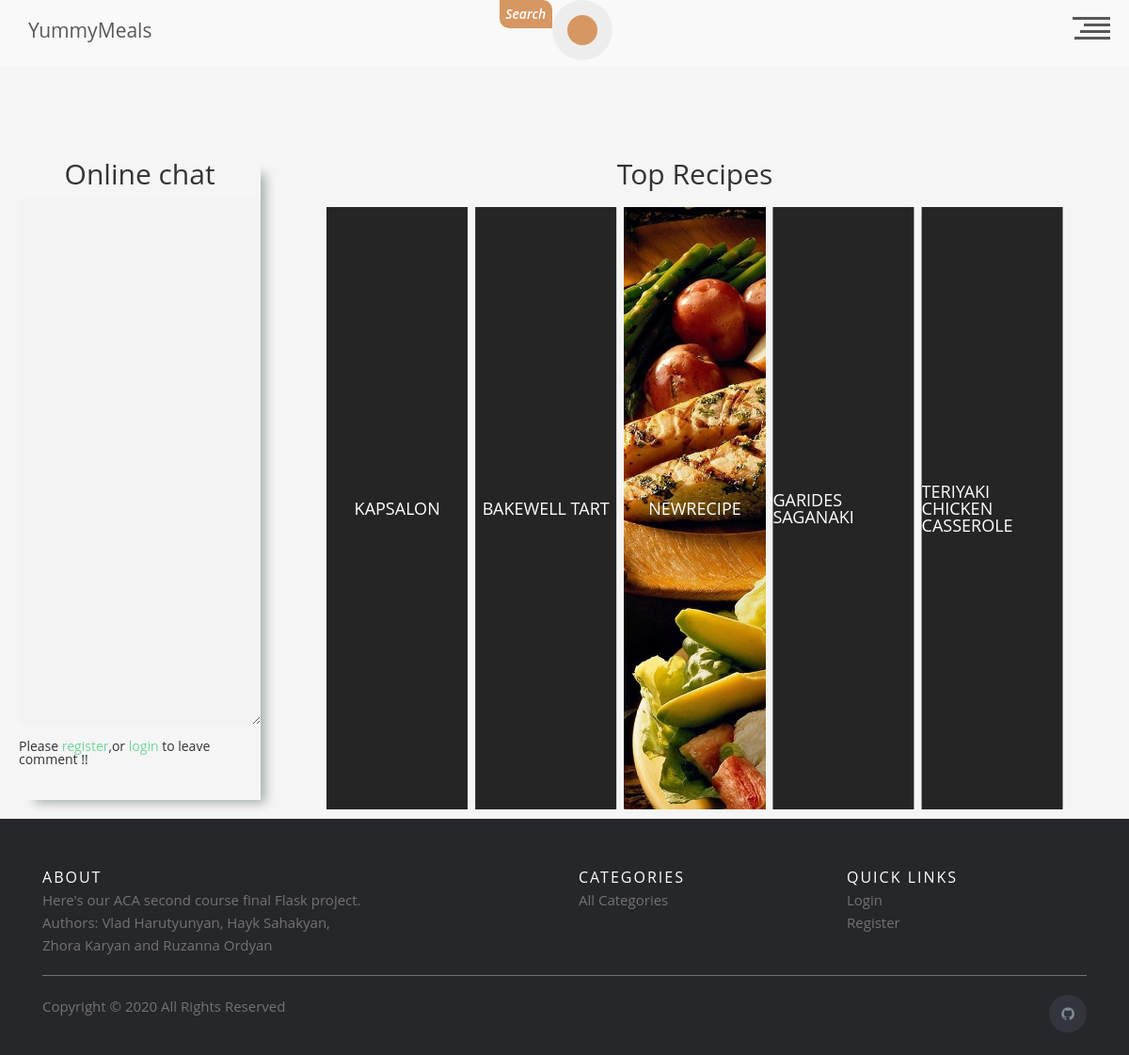
The page / on the database its author committed.
### app/meals/models.py (models this page shows, shortened)
class Meal(db.Model):
    __tablename__ = 'meal'
    id = Column(Integer, primary_key=True)
    name = Column(String)
    category_id = Column(Integer, ForeignKey('category.id'))
    area_id = Column(Integer, ForeignKey('area.id'))
    author_id = Column(Integer, ForeignKey('user.id'), default=1)
    instructions = Column(String)
    img_link = Column(String, default='default.jpg')
    tags = Column(String)
    video_link = Column(String)
    date_posted = Column(db.DateTime, nullable=False, default=datetime.utcnow)
    area = relationship("Area")
    category = relationship("Category")
    user = relationship("User")

### app/index/routes.py (the view)
@index_bp.route('/')
def index():
    mydict = {}
    for record in User_Favorite.query.all():
        mydict[record.meal_id] = len(User_Favorite.query.
                                     filter_by(meal_id=record.meal_id).all())
    res = dict(sorted(mydict.items(), key=itemgetter(1), reverse=True)[:5])
    tops = Meal.query.filter(Meal.id.in_(list(res.keys()))).all()
    tops = sorted(tops, key=lambda o: list(res.keys()).index(o.id))
    name = 'Guest'
    if current_user.is_authenticated:
        name =  current_user.username
    room =  'main_room'
    session['name'] = name
    session['room'] = room
    name = session.get('name', '')
    room = session.get('room', '')
    return render_template(
        'index_page.html',
        tops=tops,
        name=name,
        room=room)

### app/index/templates/index_page.html (shortened to what this page needs)
{% extends 'base.html' %}
{% block content %}
<link rel="stylesheet" href="{{url_for('index.static',filename='css/index.css') }}">
<link rel="stylesheet" type="text/css" href="{{url_for('index.static',filename='css/emoji/jquery.emojipicker.css') }}">
<div class="main_wrapper" style="display:flex; padding:20px auto;">
<div class='chat_sidebar' style="width:29%; margin-top:100px;">
  <link rel="stylesheet" type="text/css" href="{{url_for('index.static',filename='css/emoji/jquery.emojipicker.a.css') }}">
        <h1 style="font-size:30px;text-align:center;margin-bottom:10px;">Online chat</h1>
        <textarea id="chat" cols="80" rows="40" style="width:100%;" disabled></textarea><br><br>
        {% if current_user.is_authenticated %}
          <input id="text" size="80" placeholder="Enter your message here" style="width:100%; height:55px;"><br><br>
        {% else %}
          <p>Please <a href="{{url_for('users.register')}}">register</a>,or  <a href="{{url_for('users.login')}}">login</a> to leave comment !!</p>
        {% endif %}
</div>
<div class="cont s--inactive" style="width:100%;">
  <h1 style="font-size:30px;text-align:center;margin:20px auto;">Top Recipes</h1>
  <div class="cont__inner">
  {% for rec in range(tops|length)  %}
    <div class="el">
      <div class="el__overflow">
        <div class="el__inner">
          <div class="el__bg" style="background:url('{{tops[rec].img_link}}');background-size: cover"></div>
          <div class="el__preview-cont">
            <h2 class="el__heading">{{tops[rec].name}}</h2>
          </div>
        </div>
      </div>
      <div class="el__index">
        <div class="el__index-front">
        </div>
      </div>
    </div>
  {% endfor %}
  </div>
</div>
</div>
{% endblock content %}

### app/index/static/css/base.css (style rules this page uses)
* { margin: 0; padding: 0; outline: none; box-sizing: border-box; }
body { background-color: #ededed; }

### app/index/static/css/header.css (style rules this page uses)
html, div, span, applet, object, iframe, h1, h2, h3, h4, h5, h6, p, blockquote, pre, a, abbr, acronym, address, big, cite, code, del, dfn, em, img, ins, kbd, q, s, samp, small, strike, strong, sub, sup, tt, var, b, u, i, center, dl, dt, dd, ol, ul, li, fieldset, form, label, legend, table, caption, tbody, tfoot, thead, tr, th, td, article, aside, canvas, details, embed, figure, figcaption, footer, header, hgroup, menu, nav, output, ruby, section, summary, time, mark, audio, video { margin: 0; padding: 0; border: 0; font-size: 100%; font: inherit; vertical-align: baseline; }
body { line-height: 1; }
html * { -webkit-font-smoothing: antialiased; -moz-osx-font-smoothing: grayscale; }
*, *:after, *:before { -webkit-box-sizing: border-box; -moz-box-sizing: border-box; box-sizing: border-box; }
html, body { height: 100%; }
a { color: #72d69a; text-decoration: none; transition: color .2s ease-out; }
* { outline: none; border: none; padding: 0; }

### rows shown on the page
Meal: name "KAPSALON"
Meal: name "BAKEWELL TART"
Meal: img_link (placeholder picture), name "NEWRECIPE"
Meal: name "GARIDES SAGANAKI"
Meal: name "TERIYAKI CHICKEN CASSEROLE"
